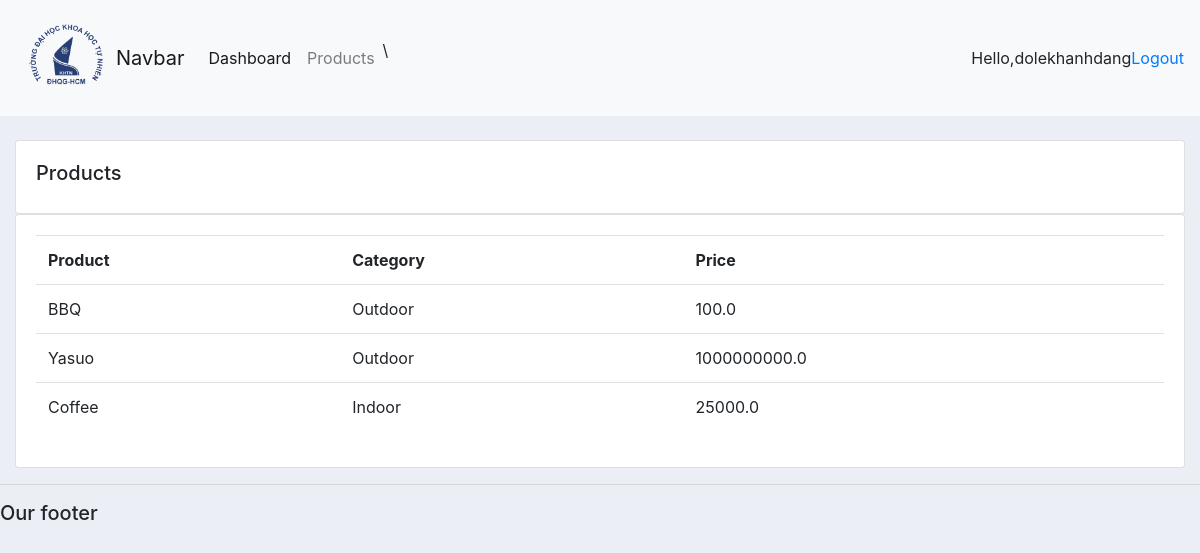
Screenshot of /products/ (signed in) with the database file from the repository.
### accounts/models.py (models this page shows, shortened)
class Product(models.Model):
    CATELOGY = (
        ('Indoor', 'Indoor'),
        ('Outdoor', 'Outdoor')
    )
    name = models.CharField(max_length=200, null=True)
    price = models.FloatField(null=True)
    category = models.CharField(max_length=200, null=True, choices=CATELOGY)
    description = models.CharField(max_length=200, null=True, blank=True)
    date_created = models.DateTimeField(auto_now_add=True)
    tags = models.ManyToManyField(Tag)

### accounts/decorators.py (the view)
        def wrapper_func(request, *args, **kwargs):
            group = None
            if request.user.groups.exists():
                group = request.user.groups.all()[0].name
            if group in allowed_roles:
                return view_func(request, *args, **kwargs)
            else:
                return HttpResponse('You are not authorized to view this page')

### accounts/views.py (called while the page is built)
@login_required(login_url='login')
@allowed_users(allowed_roles=['admin'])
def products(request):
    products = Product.objects.all()
    return render(request, 'accounts/products.html', {'products': products})

### templates/accounts/products.html
{%  extends 'accounts/main.html' %}
{% block content %}
		<br>
		<div class="row">
			<div class="col-md">
				<div class="card card-body">
					<h5>Products</h5>
				</div>
				<div class="card card-body">
					<table class="table">
						<tr>
							<th>Product</th>
							<th>Category</th>
							<th>Price</th>
						</tr>
                        {% for i in products %}
                            <tr>
                                <td>{{i.name }}</td>
                                <td>{{i.category }}</td>
                                <td>{{i.price}}</td>
                            </tr>
                        {% endfor %}
					</table>
				</div>
			</div>
		</div>
{% endblock content %}

### templates/accounts/navbar.html (shortened to what this page needs)
{% load static %}
<nav class="navbar navbar-expand-lg navbar-light bg-light">
  <img src="{% static 'images/logo KHTN_REMAKE.png' %}" style="width:100px;height:100px;">
    <a class="navbar-brand" href="#">Navbar</a>
  <div class="collapse navbar-collapse" id="navbarNav">
    <ul class="navbar-nav">
        {% if request.user.is_staff %}
      <li class="nav-item active">
        <a class="nav-link" href="{% url 'home' %}">Dashboard</a>
      </li>
      <li class="nav-item">
        <a class="nav-link" href="{% url 'products' %}">Products</a>
      </li>\{% else %}
             <li class="nav-item">
        <a class="nav-link" href="{% url 'account' %}">Settings</a>
      </li>
        {% endif %}
    </ul>
  </div>
    <span class="hello-msg">Hello,{{ request.user }}</span>
    <span ><a class="hello-msg" href="{% url 'logout' %}">Logout</a></span>
</nav>

### static/css/main.css (style rules this page uses)
body { background-color: #ebeff5; }

### rows the page displays
Product: name "BBQ", category "Outdoor", price "100.0"
Product: name "Yasuo", category "Outdoor", price "1000000000.0"
Product: name "Coffee", category "Indoor", price "25000.0"

### other values shown
{{ request.user }} "dolekhanhdang"
